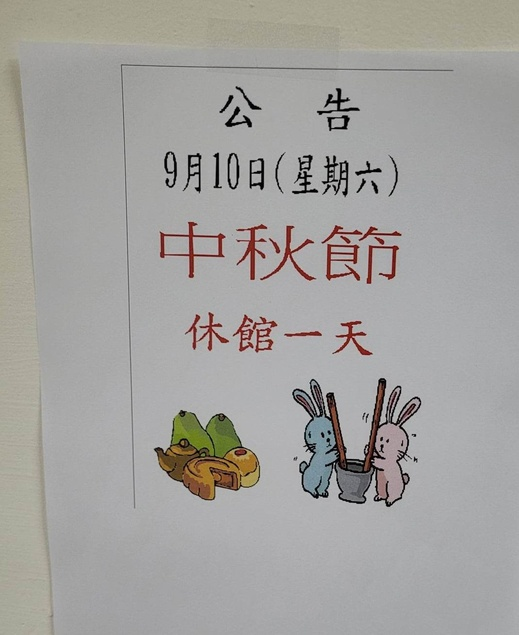
#> input picture lab2/pic1.jpg, 519 x 635 px, shrunk from 1070 x 1309 before the run
$ jupyter execute lab2.ipynb
#> lines starting #> are read from the running program, lines starting #| are printed output that depends on the picture; after the words box and inside, x2 and y2 are one past the last pixel; in counts of white or black regions, pixels touching at a corner belong together; long printed decimals are rounded; pictures that were not available may be replaced by others from this repository, and a replacement may not be noted
[cell 1]
#Dispaly a image by openCV

[cell 2]
import numpy as np
import cv2

img=cv2.imread('pic1.jpg',cv2.IMREAD_COLOR)
#> img is the input picture: shape (635, 519, 3); mean B, G, R 158.5, 161.3, 163
print("width: {} pixels".format(img.shape[1]))
#| width: 519 pixels
print("height: {} pixels".format(img.shape[0]))
#| height: 635 pixels
print("channels: {}".format(img.shape[2]))
#| channels: 3
# 讓視窗可以自由縮放大小
cv2.namedWindow('image', cv2.WINDOW_NORMAL)

cv2.imshow('image',img) #'image' is the window's name
cv2.waitKey(0)
cv2.imwrite("newimage.jpg", img)
cv2.destroyAllWindows()

[cell 3]
#task 5 Display the loaded image using Matplotlib

[cell 4]
from PIL import Image
import matplotlib.pyplot as plt
import numpy as np
#開圖片code2
im = Image.open('test.png')
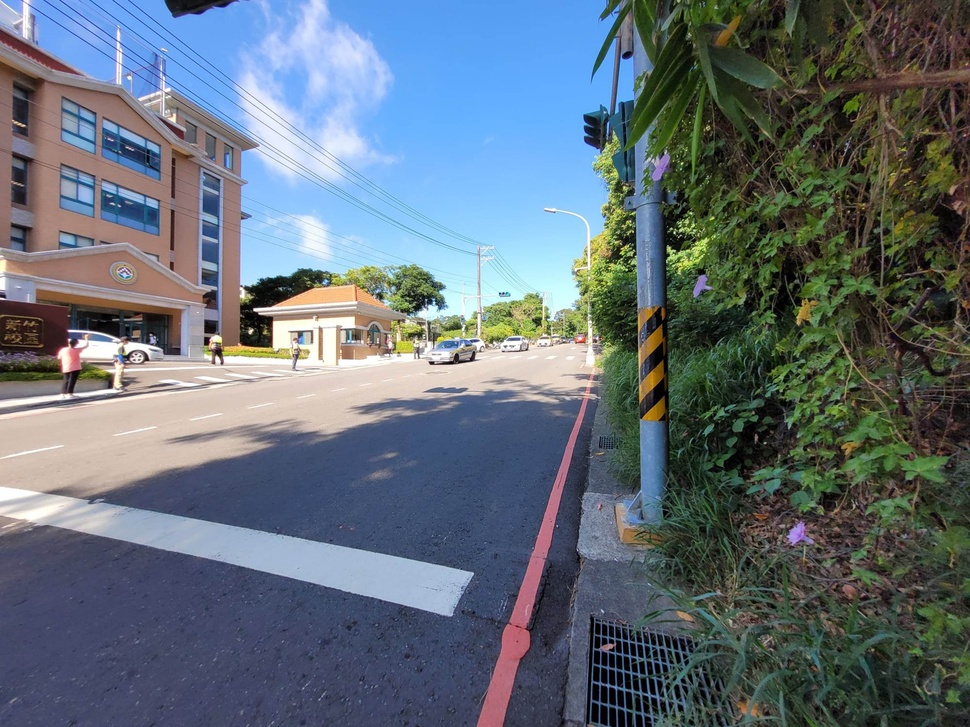
#> input picture final_project/test.jpg, 970 x 727 px, shrunk from 2000 x 1500 before the run, given in place of test.png, which was not available
#> im is the input picture: PIL image 970x727 RGB; mean R, G, B 97.7, 109.2, 118.8
pix=im.load()
print(pix[1,1])    #print pixel's rgb
#| (220, 232, 255)
plt.imshow(im)

[cell 5]
#Task 6-1:影像處理實作練習(數位影像反白)

[cell 6]
from PIL import Image
import matplotlib.pyplot as plt
import numpy as np
import PIL.ImageOps

img = Image.open('test.png')
grayImg = img.convert('L')#轉成灰階圖片
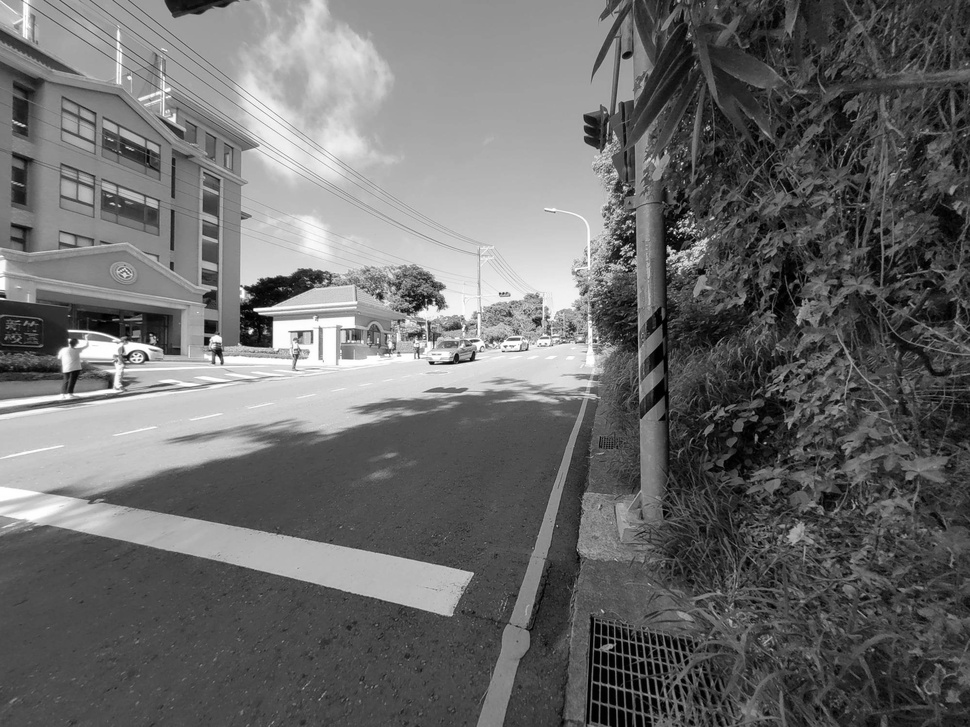
#> grayImg: PIL image 970x727 L; min 0, max 255, mean 106.9
grayImg.save('newimg.png')
invert = PIL.ImageOps.invert(grayImg)
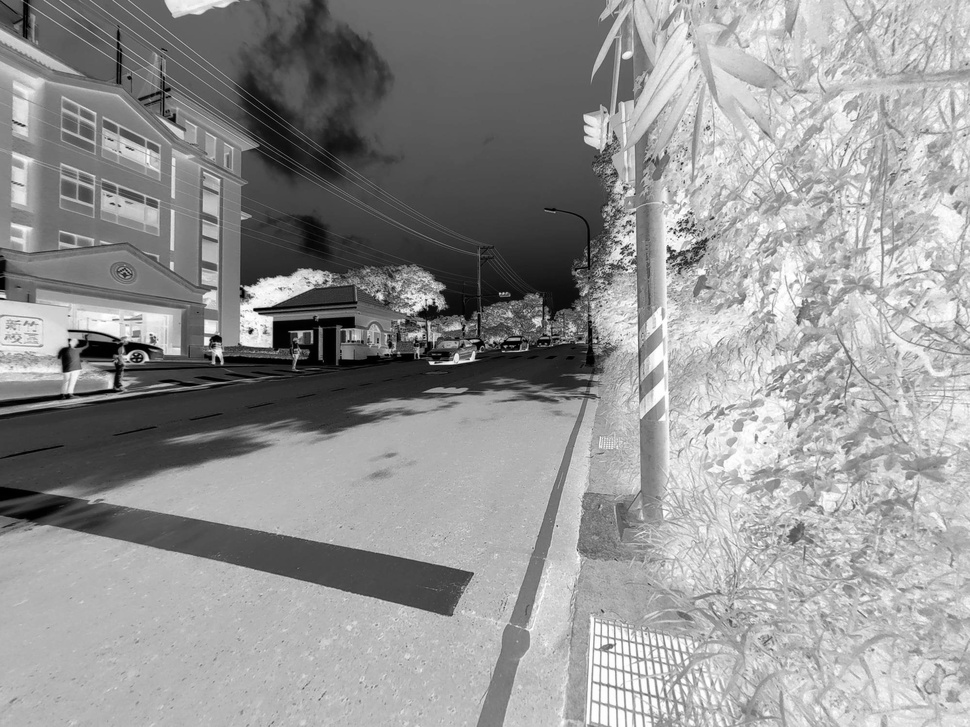
#> invert: PIL image 970x727 L; min 0, max 255, mean 148.1
plt.imshow(invert,cmap='gray')#plt.imshow會用預設的調色盤，要加上cmap='gray

[cell 7]
import numpy as np
import cv2
#將圖片反白
img=cv2.imread('test.png',cv2.IMREAD_GRAYSCALE)#sample image將照片讀取成灰階圖
#> img: shape (727, 970); min 0, max 255, mean 106.9
img = cv2.bitwise_not(img)#use not to invert color
# 讓視窗可以自由縮放大小
cv2.namedWindow('image', cv2.WINDOW_NORMAL)
cv2.imshow('image',img) #'image' is the window's name
cv2.waitKey(0)
cv2.destroyAllWindows()

[cell 8]
#Task 6-2:影像處理實作練習(二值化)

[cell 9]
from PIL import Image
import matplotlib.pyplot as plt
import numpy as np
import PIL.ImageOps
#將圖片轉成二值化影像
img = Image.open('test.png')
grayImg = img.convert('L')#轉成灰階圖片
threshold = np.mean(grayImg)#use mean value as threshold
#> threshold = 106.9
print(threshold)
#| 106.851
table = []
for i in range(256):
    if i < threshold:
      table.append(0)#小於閾值變成黑色
    else:
      table.append(1)#大於閾值變成白色
#> after the loop, table = 256 values from 0 to 1
invertImg = grayImg.point(table, '1')#'1'表示數值只有1、0
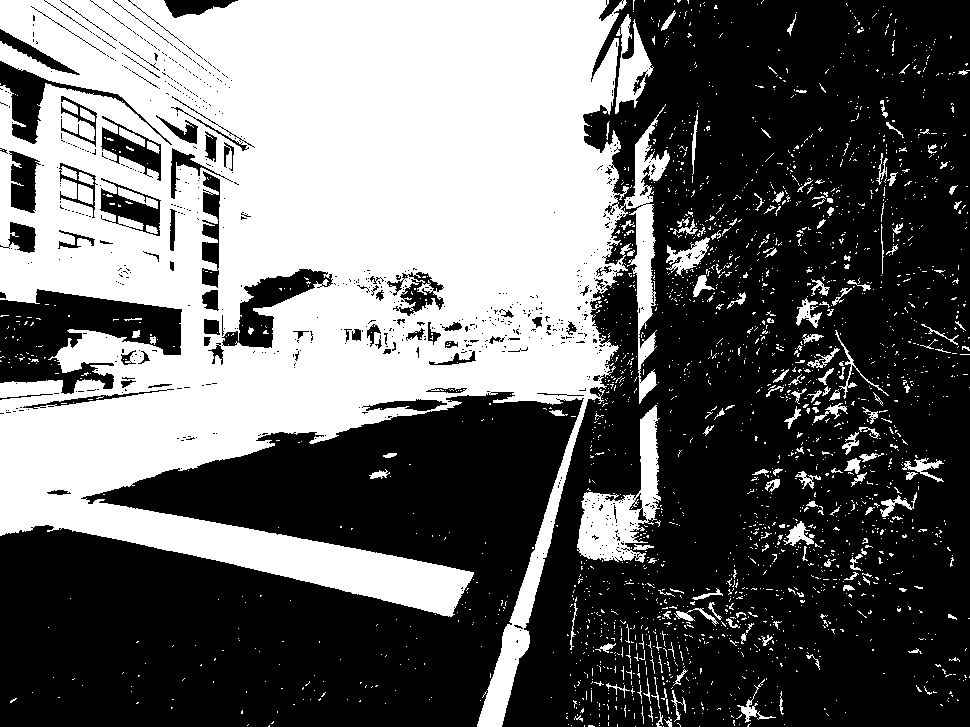
#> invertImg: PIL image 970x727 1; 40.7% white; 2279 white regions (2111 under 20 px), largest, box (x1, y1, x2, y2) and area: (0, 0, 670, 727) 261743, (577, 405, 661, 563) 5192, (615, 14, 654, 114) 1724
grayImg.save('newimg.png')
plt.imshow(invertImg,cmap='gray')#plt.imshow會用預設的調色盤，要加上cmap='gray

[cell 10]
import numpy as np
import cv2
#將圖片轉成二值化影像
img=cv2.imread('test.png',cv2.IMREAD_GRAYSCALE)#將照片讀取成灰階圖
meanValue=img.mean()
#> meanValue = 106.9
print(meanValue)
#| 106.852
# 讓視窗可以自由縮放大小
cv2.namedWindow('image', cv2.WINDOW_NORMAL)
ret, convert = cv2.threshold(img,meanValue,255,cv2.THRESH_BINARY)#將灰階圖轉換成二值化 大於mean就變成255(白色)
#> ret = 106
cv2.namedWindow('image', cv2.WINDOW_NORMAL)
cv2.imshow('image',convert) #'image' is the window's name
cv2.waitKey(0)
cv2.imwrite("newimage.jpg", convert)
cv2.destroyAllWindows()
